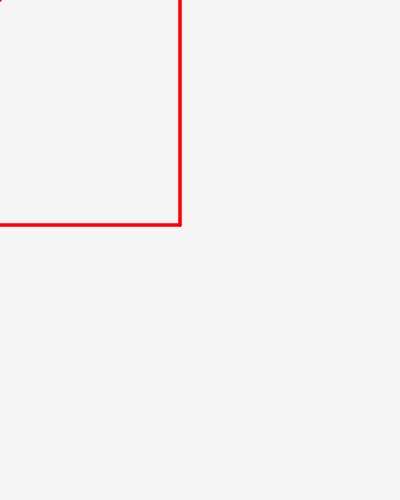
Frame 1 (no input)
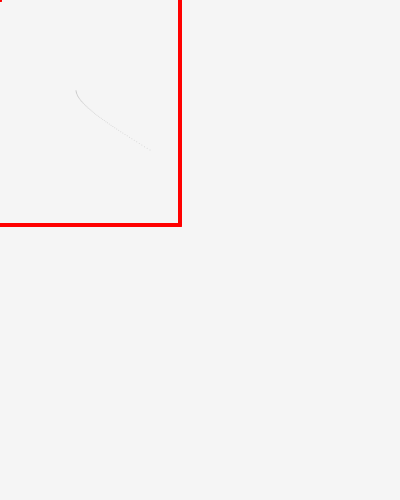
Frame 60 (no input)
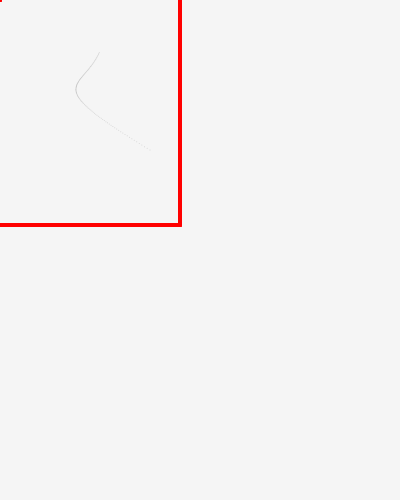
Frame 120 (the mouse pressed at the canvas centre since frame 60)

The p5.js sketch that drew these frames (run headless with seeded random() and noise() and a simulated clock; from frame 60 on, the mouse is pressed at the canvas centre):

// p5.js sketch
// ── sketch.js
let sizeLine;

let directionX, directionY;
let maxShiftX, maxShiftY;

let pivot;
let minX, maxX, minY, maxY;
let boundaryRight, boundaryLeft, boundaryLower, boundaryUpper;

let lineStart, lineControl1, lineMiddle, lineControl2, lineEnd;

let path = [];
let pathStart, pathControl1, pathControl2, pathEnd;
let nextSectionEnd;
let steps;
let step;

function setup() {
  createCanvas(400, 500);
  noFill();
  stroke(100, 60);
  strokeWeight(1);
  background(230, 230, 230, 100);
  frameRate(500);
  
  setupCanvasAdjustment();
  setupBoundaries();
  setupLine();
  setupPath();
}

function draw() {

  adjustBoundaries();
  
  let stepCoord = path[sizeLine - steps];
  let stepX = stepCoord.x;
  let stepY = stepCoord.y;

  translate(stepX, stepY);
  point(lineStart);
  //createLine();
  
  if(steps > 0) {
    steps--;
  } else {
    createPath();
  }
}

function setupCanvasAdjustment() {
  directionX = random([-1, 1]);
  directionY = random([-1, 1]);
  maxShiftX = sizeLine * directionX;
  maxShiftY = sizeLine * directionY;
}

function setupBoundaries() {
  pivot = createVector(0, 0);
  minX = (pivot.x - width  / 2) * 0.9;
  maxX = (pivot.x + width  / 2) * 0.9;
  minY = (pivot.y - height / 2) * 0.9;
  maxY = (pivot.y + height / 2) * 0.9;
  adjustBoundaries();
}

function setupLine() {
  sizeLine = 150;
  lineStart    = createVector(0, 0);
  lineControl1 = createVector(random(0, sizeLine), random(0, sizeLine));
  lineMiddle   = createVector(random(0, sizeLine), random(0, sizeLine));
  lineControl2 = createVector(random(0, sizeLine), random(0, sizeLine));
  lineEnd      = createVector(random(0, sizeLine), random(0, sizeLine));
}

function setupPath() {
  pathStart = createVector(0, 0);
  pathEnd  = createVector(sizeLine, sizeLine);
  nextSectionEnd = pathEnd;
  steps = sizeLine;

  createPath();
}

function createPath() {
  directionX = random([-1, 1]);
  directionY = random([-1, 1]);

  pathStart    = createVector(pathEnd.x, pathEnd.y);
  dontCrossBoundaries();
  
  pathControl1 = createVector(random(pathStart.x, nextSectionEnd.x), random(pathStart.y, nextSectionEnd.y));
  pathControl2 = createVector(random(pathStart.x, nextSectionEnd.x), random(pathStart.y, nextSectionEnd.y));
  pathEnd      = createVector(random(pathStart.x, nextSectionEnd.x), random(pathStart.y, nextSectionEnd.y));

  steps = sizeLine;
  
  for (let i = 0; i <= steps; i++) {
    step = i / steps;
    let xCoord = bezierPoint(pathStart.x, pathControl1.x, pathControl2.x, pathEnd.x, step);
    let yCoord = bezierPoint(pathStart.y, pathControl1.y, pathControl2.y, pathEnd.y, step);

    path[i] = createVector(xCoord, yCoord);
  }
}

function dontCrossBoundaries() {
  nextSectionEnd = pathStart.x + sizeLine * directionX, pathStart.y + sizeLine * directionY;

  if(nextSectionEnd.x > boundaryRight.x - sizeLine && boundaryLeft.x > nextSectionEnd.x) {
    directionX * (-1);
  }
  
  if(nextSectionEnd.y > boundaryLower.y - sizeLine && boundaryUpper.y > nextSectionEnd.y) {
    directionY * (-1);
  }
}

function adjustBoundaries() {
  boundaryRight = createVector(maxX - maxShiftX, minY - maxShiftY + height / 2 * 0.9);
  boundaryLeft  = createVector(minX - maxShiftX, minY - maxShiftY + height / 2 * 0.9);
  boundaryLower = createVector(minX - maxShiftX + width / 2 * 0.9, maxY - maxShiftY);
  boundaryUpper = createVector(minX - maxShiftX + width / 2 * 0.9, minY - maxShiftY);

  // boundaryRight = createVector(maxX - maxShiftX, minY - maxShiftY + height * 0.9);
  // boundaryLeft  = createVector(minX - maxShiftX, minY - maxShiftY + height * 0.9);
  // boundaryLower = createVector(minX - maxShiftX + width * 0.9, maxY - maxShiftY);
  // boundaryUpper = createVector(minX - maxShiftX + width * 0.9, minY - maxShiftY);

  push();
  stroke('red');
  strokeWeight(3);

  point(pivot);

  line(minX, minY, maxX, minY);
  line(maxX, minY, maxX, maxY);
  line(maxX, maxY, minX, maxY);
  line(minX, maxY, minX, minY);
  pop();
}


function createLine() {
  beginShape();
  //Line start point
  vertex(lineStart.x, lineStart.y);
  quadraticVertex(
    //control point 1
    lineControl1.x,
    lineControl1.y,
    //anchor point middle
    lineMiddle.x,
    lineMiddle.y,
  );
  quadraticVertex(
    //control point 2
    lineControl2.x,
    lineControl2.y,
    //anchor point end
    lineEnd.x,
    lineEnd.y,
  );
  endShape();
}
